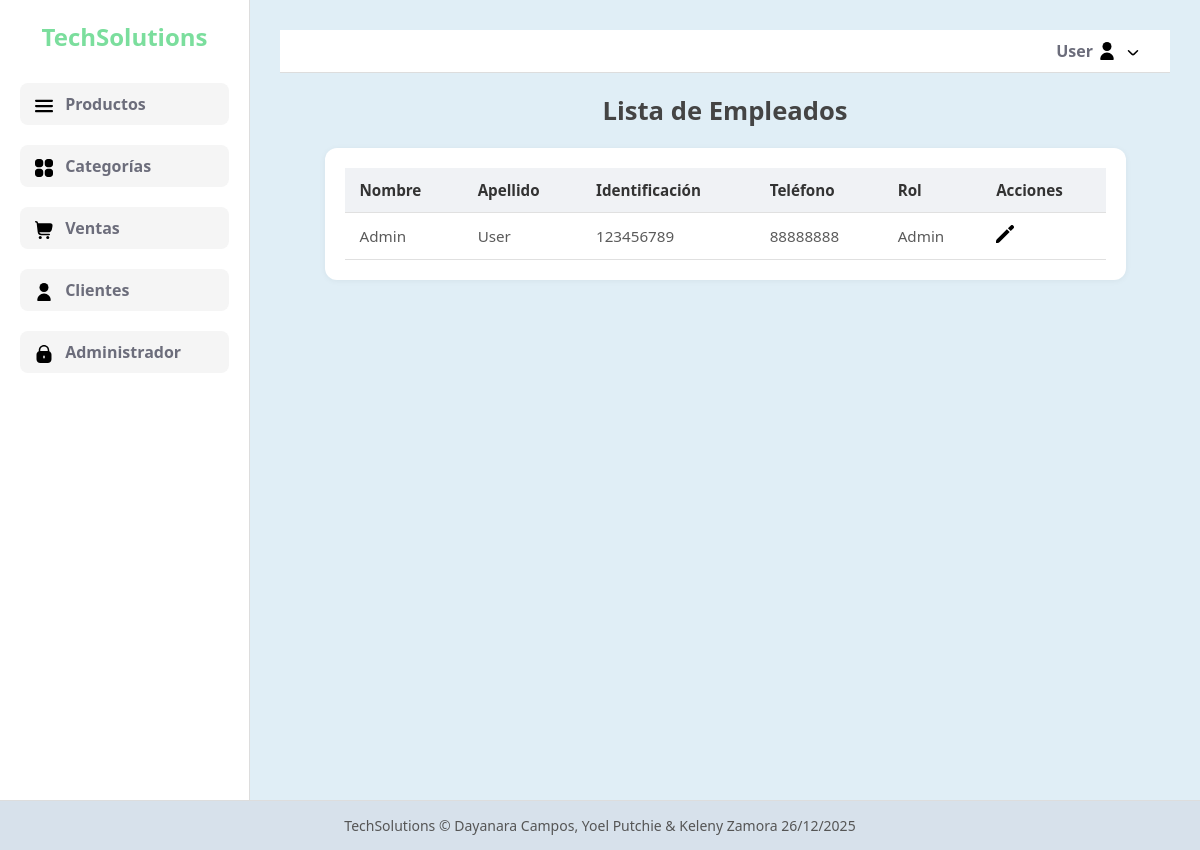
Screenshot of /employees/ (signed in) with the database file from the repository.
### TechSolutionsApp/models.py (models this page shows, shortened)
class Employee(models.Model):
    employeeId = models.AutoField(primary_key=True)
    firstName = models.CharField(max_length=50)
    lastName = models.CharField(max_length=50)
    idNumber = models.PositiveIntegerField(unique=True)
    phoneNumber = models.PositiveIntegerField(unique=True)
    role = models.ForeignKey(Role, on_delete=models.PROTECT)
    passwordHash = models.CharField(max_length=128, default='')

class Role(models.Model):
    roleId = models.AutoField(primary_key=True)
    description = models.CharField(max_length=100)

### TechSolutionsApp/views/authentication.py (the view)
    def wrapper(request, *args, **kwargs):
        if not is_authenticated(request):
            return redirect('login')
        return view_func(request, *args, **kwargs)

### TechSolutionsApp/views/authentication.py (called while the page is built)
def is_authenticated(request):
    return request.session.get('employee_id') is not None

def login_required(view_func):
    def wrapper(request, *args, **kwargs):
        if not is_authenticated(request):
            return redirect('login')
        return view_func(request, *args, **kwargs)
    return wrapper

### TechSolutionsApp/views/employees.py (called while the page is built)
@login_required
def view_employees(request):
    role = request.session.get('role_id')
    if role != 1:
        messages.error(request, "No tienes permiso para acceder a esta sección.")
        return redirect('home')
    employees = Employee.objects.all()
    return render(request, 'employees/view_employees.html', {'employees': employees,'role': role})

### TechSolutionsApp/templates/employees/view_employees.html (shortened to what this page needs)
{% extends 'layout.html' %}
{% load static %}
{% block extra_css %}
	<link rel="stylesheet" href="{% static 'css/employees/view_employees.css' %}">
{% endblock %}
{% block contenido %}
<h2>Lista de Empleados</h2>
<div class="table-container">
	<table>
	<thead>
		<tr>
		<th>Nombre</th>
		<th>Apellido</th>
		<th>Identificación</th>
		<th>Teléfono</th>
		<th>Rol</th>
    {% if role == 1 %}
		<th>Acciones</th>
    {% endif %}
		</tr>
	</thead>
	<tbody>
	{% for employee in employees %}
		<tr>
		<td>{{ employee.firstName }}</td>
		<td>{{ employee.lastName }}</td>
		<td>{{ employee.idNumber }}</td>
		<td>{{ employee.phoneNumber }}</td>
		<td>{{ employee.role.description }}</td>
    {% if role == 1 %}
      <td class="actions">
        <div class="actions-buttons">
          <a href="{% url 'edit_employee' employee.employeeId %}" class="icon-link" title="Editar">
            <img src="{% static 'images/icons/edit.svg' %}" alt="Editar" class="action-icon edit-icon">
          </a>
        </div>
      </td>
    {% endif %}
		</tr>
	{% empty %}
		<tr><td colspan="6">No hay empleados registrados.</td></tr>
	{% endfor %}
	</tbody>
	</table>
</div>
{% endblock %}

### TechSolutionsApp/templates/layout.html (shortened to what this page needs)
<!DOCTYPE html>
<html lang="es">
<head>
    {% load static %}
    <link rel="stylesheet" type="text/css" href="{% static 'css/layout.css' %}"/>
    {% block extra_css %}{% endblock %}
</head>
<body>
    <div class="container">
        <aside class="sidebar">
            <h2>TechSolutions</h2>
            <ul>
                <li class="with-submenu">
                    <a href="#">
                        <img src="{% static 'images/icons/options.svg' %}" alt="Productos" class="icon-svg">
                        Productos
                    </a>
                </li>
                <li class="with-submenu">
                    <a href="#">
                        <img src="{% static 'images/icons/categories.svg' %}" alt="Categorias" class="icon-svg">
                        Categorías
                    </a>
                </li>
                <li class="with-submenu">
                    <a href="#">
                        <img src="{% static 'images/icons/sales.svg' %}" alt="Ventas" class="icon-svg">
                        Ventas
                    </a>
                </li>
                <li class="with-submenu">
                    <a href="#">
                        <img src="{% static 'images/icons/person.svg' %}" alt="Clientes" class="icon-svg">
                        Clientes
                    </a>
                </li>
                {% if request.session.role_id == 1 %}
                    <li class="with-submenu">
                        <a href="#">
                            <img src="{% static 'images/icons/lock.svg' %}" alt="Admin" class="icon-svg">
                            Administrador
                        </a>
                    </li>
                {% endif %}
            </ul>
        </aside>
        <main class="main-content">
            <div class="topbar">
                <div class="user-menu">
                    <span class="username">{{ request.session.name }}</span>
                    <img src="{% static 'images/icons/person.svg' %}" alt="Usuario" class="icon-svg">
                    <div class="dropdown">
                        <img src="{% static 'images/icons/dropdown.svg' %}" alt="dropdown" class="icon-svg">
                    </div>
                </div>
            </div>
            <section class="contenido">
                {% block contenido %}
                {% endblock %}
            </section>
        </main>
    </div>
    <footer class="footer">
        TechSolutions &copy; Dayanara Campos, Yoel Putchie & Keleny Zamora {% now "d/m/Y" %}
    </footer>
</body>
</html>

### TechSolutionsApp/static/css/layout.css (style rules this page uses)
* { margin: 0; padding: 0; box-sizing: border-box; font-family: 'Segoe UI', Tahoma, Geneva, Verdana, sans-serif; }
body { background-color: #e0eef6; color: #333; font-size: 16px; }
.container { display: flex; min-height: 100vh; }
.sidebar { width: 250px; background-color: #ffffff; padding: 20px; border-right: 1px solid #ddd; }
.sidebar h2 { margin-bottom: 30px; font-size: 24px; color: #7bde9d; text-align: center; }
.sidebar ul { list-style: none; }
.sidebar>ul>li { margin-bottom: 20px; }
.sidebar ul li>a { display: block; padding: 10px 15px; background-color: #f5f5f5; color: #6c6d7b; text-decoration: none; font-weight: bold; border-radius: 8px; transition: background-color 0.3s ease; }
.main-content { flex: 1; padding: 30px; position: relative; }
.footer { background-color: #d7e1eb; color: #555; text-align: center; padding: 15px; font-size: 14px; border-top: 1px solid #ddd; }
.topbar { display: flex; justify-content: flex-end; align-items: center; background-color: #ffffff; padding: 10px 20px; border-bottom: 1px solid #ddd; position: relative; z-index: 10; }
.user-menu { display: flex; align-items: center; position: relative; cursor: pointer; color: #6c6d7b; font-weight: bold; }
.user-menu .username { margin-right: 5px; }
.user-menu .dropdown { position: relative; }
.icon-svg { width: 18px; height: 18px; vertical-align: middle; margin-right: 8px; color: #6c6d7b; }

### TechSolutionsApp/static/css/employees/view_employees.css (style rules this page uses)
h2 { font-size: 1.6rem; margin-bottom: 20px; text-align: center; color: #444; }
.table-container { width: 90%; margin: 0 auto; background: #fff; border-radius: 12px; padding: 20px; box-shadow: 0 1px 6px rgba(0, 0, 0, 0.05); overflow-x: auto; }
table { width: 100%; border-collapse: collapse; font-size: 0.95rem; }
table thead { background-color: #f0f2f5; }
table th, table td { padding: 12px 15px; text-align: left; border-bottom: 1px solid #e0e0e0; }
table tbody td { color: #5a5a5a; }
td.actions { padding: 12px 15px; vertical-align: middle; }
.actions-buttons { display: flex; gap: 15px; justify-content: flex-start; flex-wrap: nowrap; }
.edit-icon, .delete-icon { font-size: 18px; transition: transform 0.2s; cursor: pointer; }
.edit-icon { color: goldenrod; }
.action-icon { width: 18px; height: 18px; transition: transform 0.2s ease; cursor: pointer; }
.edit-icon { filter: sepia(1) saturate(1000%) hue-rotate(30deg); }

### rows the page displays
Employee: session.name "User", firstName "Admin", lastName "User", idNumber "123456789", phoneNumber "88888888", role.description "Admin"
